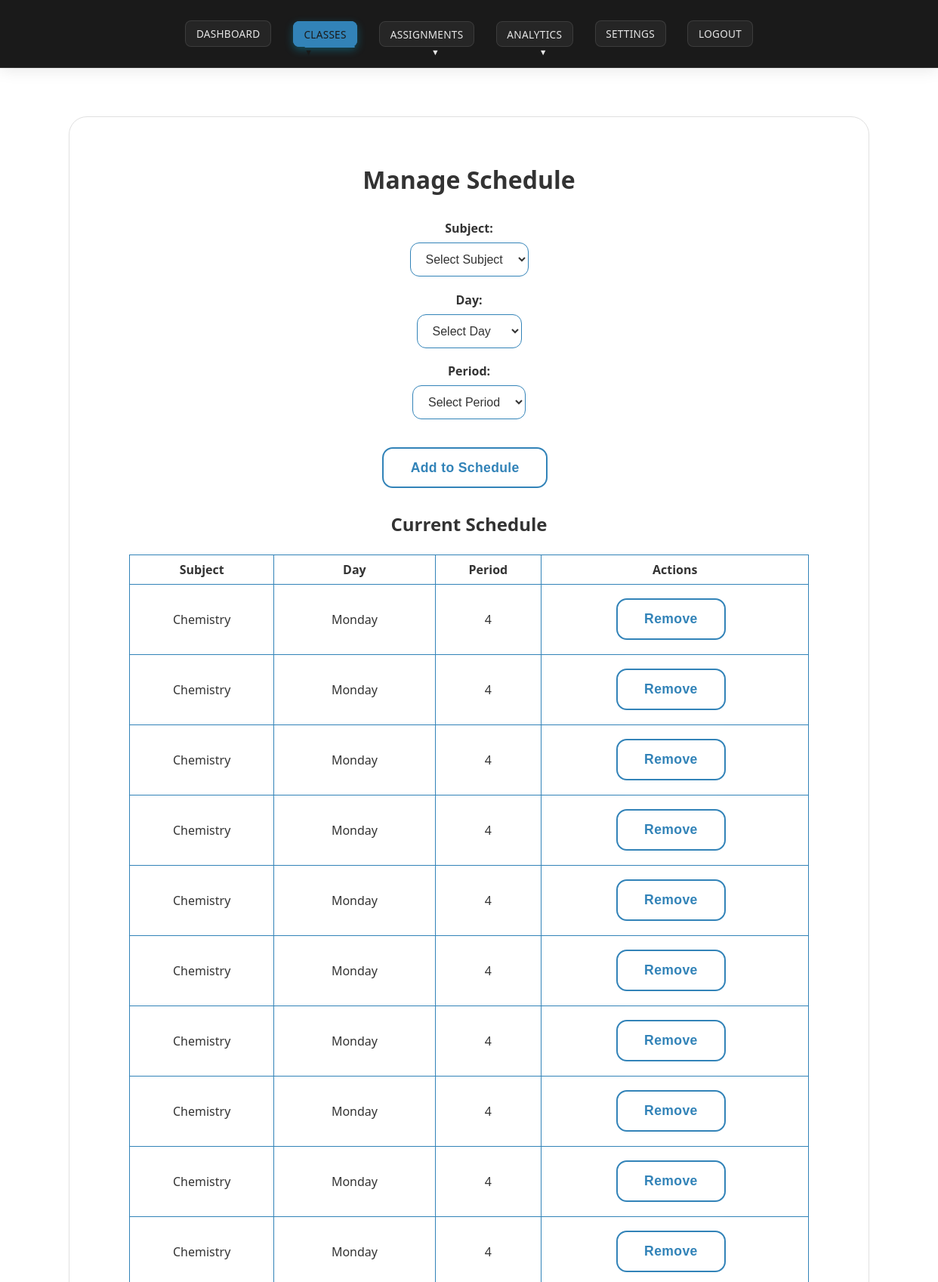
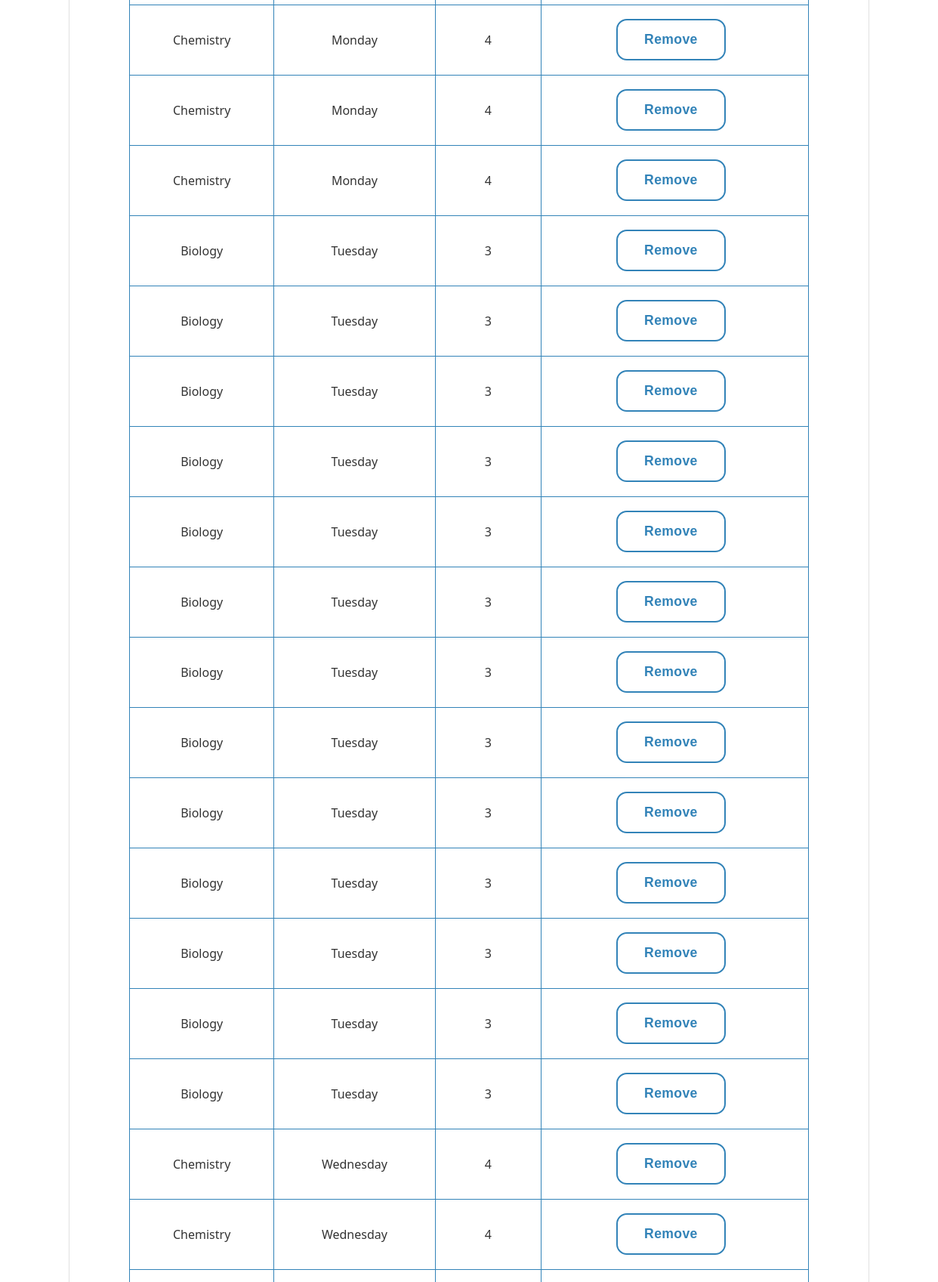
Page /manage_schedule (signed in, upper part) on the committed database (2 pictures, top to bottom).
### tables this page shows
CREATE TABLE schedule (
    id INTEGER PRIMARY KEY,
    user_id INTEGER,
    subject_id INTEGER,
    day TEXT,
    period INTEGER,
    FOREIGN KEY (user_id) REFERENCES users(id),
    FOREIGN KEY (subject_id) REFERENCES subjects(id)
);

CREATE TABLE subjects (
    id INTEGER PRIMARY KEY,
    name TEXT,
    teacher_id INTEGER REFERENCES users(id)
);

### app.py (the view, shortened to what this page needs)
@app.route('/manage_schedule', methods=['GET', 'POST'])
def manage_schedule():
    if not (is_admin() or is_teacher()):
        return redirect(url_for('login'))
    user_id = session['user_id']
    conn = get_db()
    cur = conn.cursor()
    cur.execute('''CREATE TABLE IF NOT EXISTS schedule (
        id INTEGER PRIMARY KEY,
        user_id INTEGER,
        subject_id INTEGER,
        day TEXT,
        period INTEGER,
        FOREIGN KEY (user_id) REFERENCES users(id),
        FOREIGN KEY (subject_id) REFERENCES subjects(id)
    )''')
    conn.commit()
    cur.execute('''SELECT id, name FROM subjects WHERE teacher_id = ?''', (user_id,))
    subjects = cur.fetchall()
    cur.execute('''SELECT schedule.*, subjects.name as subject_name
                   FROM schedule
                   JOIN subjects ON schedule.subject_id = subjects.id
                   WHERE subjects.teacher_id = ?
                   ORDER BY
                     CASE schedule.day
                       WHEN 'Monday' THEN 1
                       WHEN 'Tuesday' THEN 2
                       WHEN 'Wednesday' THEN 3
                       WHEN 'Thursday' THEN 4
                       WHEN 'Friday' THEN 5
                     END,
                     schedule.period''', (user_id,))
    schedule = cur.fetchall()
    return render_template('manage_schedule.html',
                         subjects=subjects,
                         schedule=schedule,
                         days=['Monday', 'Tuesday', 'Wednesday', 'Thursday', 'Friday'],
                         periods=range(1, 9))

### app.py (called while the page is built)
def is_admin():
    return session.get('role') == 'admin'

def is_teacher():
    return session.get('role') == 'teacher'

### templates/manage_schedule.html (shortened to what this page needs)
<!DOCTYPE html>
<html>
<head>
    <link rel="stylesheet" href="/static/styles.css">
</head>
<body>
    <div class="navbar">
        <div class="navbar-container">
            <div class="navbar-links">
                <a href="/teacher_dashboard" class="nav-link">Dashboard</a>
                <div class="dropdown">
                    <a href="#" class="nav-link dropdown-trigger active">Classes</a>
                </div>
                <div class="dropdown">
                    <a href="#" class="nav-link dropdown-trigger">Assignments</a>
                </div>
                <div class="dropdown">
                    <a href="#" class="nav-link dropdown-trigger">Analytics</a>
                </div>
                <a href="/teacher_settings" class="nav-link">Settings</a>
                <a href="/logout" class="nav-link">Logout</a>
            </div>
        </div>
    </div>
    <div class="center-wrapper">
        <div class="dashboard-container card-3d">
            <h1>Manage Schedule</h1>
            <form method="POST" class="form-stack">
                <div>
                    <label for="subject_id">Subject:</label>
                    <select name="subject_id" id="subject_id" required>
                        <option value="" disabled selected>Select Subject</option>
                    </select>
                </div>
                <div>
                    <label for="day">Day:</label>
                    <select name="day" id="day" required>
                        <option value="" disabled selected>Select Day</option>
                    </select>
                </div>
                <div>
                    <label for="period">Period:</label>
                    <select name="period" id="period" required>
                        <option value="" disabled selected>Select Period</option>
                    </select>
                </div>
                <button class="btn-3d" type="submit">Add to Schedule</button>
            </form>
            <div class="table-wrapper">
                <h2>Current Schedule</h2>
                <table>
                    <thead>
                        <tr>
                            <th>Subject</th>
                            <th>Day</th>
                            <th>Period</th>
                            <th>Actions</th>
                        </tr>
                    </thead>
                    <tbody>
                        {% for sched in schedule %}
                        <tr>
                            <td>{{ sched['subject_name'] }}</td>
                            <td>{{ sched['day'] }}</td>
                            <td>{{ sched['period'] }}</td>
                            <td class="table-actions">
                                <form method="POST" style="display: inline;">
                                    <button type="submit" class="btn-3d" onclick="return confirm('Are you sure you want to remove this schedule?')">Remove</button>
                                </form>
                            </td>
                        </tr>
                        {% endfor %}
                    </tbody>
                </table>
            </div>
        </div>
    </div>
</body>
</html>

### static/styles.css (style rules this page uses)
body { background: #ffffff; font-family: 'Segoe UI', 'Arial', sans-serif; color: hsl(0, 0%, 15%); margin: 0; padding: 0; min-height: 100vh; }
.navbar { background: hsl(0, 0%, 10%); box-shadow: 0 2px 20px rgba(0, 0, 0, 0.1); padding: 1.2em 0; position: sticky; top: 0; left: 0; right: 0; z-index: 1000; margin-bottom: 2em; border-bottom: 1px solid rgba(255, 255, 255, 0.1); width: 100%; }
.navbar-container { max-width: 1200px; margin: 0 auto; display: flex; justify-content: center; align-items: center; padding: 0.5em 1em; width: 100%; }
.navbar-links { display: flex; gap: 1.8em; align-items: center; justify-content: center; flex-wrap: wrap; max-width: 1200px; width: 100%; margin: 0 auto; }
.nav-link { color: hsl(0, 0%, 90%); text-decoration: none; font-weight: 500; padding: 0.5em 1em; border-radius: 8px; transition: all 0.3s ease; position: relative; background: rgba(255, 255, 255, 0.05); letter-spacing: 0.02em; text-transform: uppercase; font-size: 0.85em; border: 1px solid rgba(255, 255, 255, 0.1); }
.nav-link.active { background: hsl(204, 57%, 46%); color: hsl(0, 0%, 10%); box-shadow: 0 4px 12px rgba(0, 204, 255, 0.3); border: 1px solid hsl(204, 57%, 46%); transform: translateY(-1px); }
.nav-link.active::after { width: 80%; }
.nav-link::after { content: ''; position: absolute; bottom: -2px; left: 50%; width: 0; height: 2px; background: hsl(204, 57%, 46%); transition: all 0.3s ease; transform: translateX(-50%); }
.dropdown { position: relative; display: inline-block; }
.nav-link.dropdown-trigger::after { content: '▼'; font-size: 0.8em; margin-left: 6px; }
.dashboard-container { padding: 2.5em 2em; background: #ffffff; border-radius: 24px; max-width: 1200px; box-shadow: 0 8px 32px rgba(255, 255, 255, 0.3), 0 0 0 1px rgba(255, 255, 255, 0.1); width: 90%; margin: 2em auto; display: flex; flex-direction: column; align-items: center; border: 1px solid #e0e0e0; }
.center-wrapper { display: flex; align-items: center; justify-content: center; min-height: 100vh; }
.card-3d { background: #ffffff; border-radius: 24px; box-shadow: 0 6px 24px rgba(255, 255, 255, 0.3), 0 0 0 1px rgba(255, 255, 255, 0.1); width: 80%; border: 1px solid #e0e0e0; }
h1, h2, h3 { color: #333333; text-align: center; margin-bottom: 1em; text-decoration: none; }
.form-stack { display: flex; flex-direction: column; gap: 1.2em; width: 100%; align-items: center; }
input, select { padding: 0.75em 1em; border-radius: 12px; border: 1.5px solid hsl(204, 57%, 46%); font-size: 1em; background: #ffffff; color: #333333; transition: border 0.2s; outline: none; margin-bottom: 0.5em; width: 100%; max-width: 350px; text-decoration: none; }
.btn-3d { background: #ffffff; color: hsl(204, 57%, 46%); border: 2px solid hsl(204, 57%, 46%); border-radius: 14px; padding: 0.85em 2em; font-size: 1.1em; font-weight: 600; box-shadow: 0 6px 20px rgba(255, 255, 255, 0.3); transition: transform 0.12s, box-shadow 0.12s; cursor: pointer; letter-spacing: 0.02em; margin: 0.6em 0.6em 0.6em 0; display: inline-block; text-align: center; text-decoration: none; }
.table-wrapper { width: 100%; max-width: 900px; overflow-x: auto; margin: 0 auto; }
table { width: 100%; max-width: 900px; border-collapse: collapse; margin: 1em auto 2em; }
th, td { padding: 8px; border: 1px solid hsl(204, 57%, 46%); text-align: center; text-decoration: none; color: #333333; }
.form-stack label { text-align: center; width: 100%; display: block; margin-bottom: 0.5em; color: #333333; font-weight: 600; }
.form-stack input, .form-stack select { margin: 0 auto; display: block; width: 100%; max-width: 350px; }
.form-stack button { align-self: center; margin-top: 1em; }
.dashboard-container { max-width: 1200px; margin: 2em auto; padding: 2.5em 2em; }

### rows in the picture
schedule: subject_name "Chemistry", day "Monday", period "4"
schedule: subject_name "Chemistry", day "Monday", period "4"
schedule: subject_name "Chemistry", day "Monday", period "4"
schedule: subject_name "Chemistry", day "Monday", period "4"
schedule: subject_name "Chemistry", day "Monday", period "4"
schedule: subject_name "Chemistry", day "Monday", period "4"
schedule: subject_name "Chemistry", day "Monday", period "4"
schedule: subject_name "Chemistry", day "Monday", period "4"
schedule: subject_name "Chemistry", day "Monday", period "4"
schedule: subject_name "Chemistry", day "Monday", period "4"
schedule: subject_name "Chemistry", day "Monday", period "4"
schedule: subject_name "Chemistry", day "Monday", period "4"
schedule: subject_name "Chemistry", day "Monday", period "4"
schedule: subject_name "Biology", day "Tuesday", period "3"
schedule: subject_name "Biology", day "Tuesday", period "3"
schedule: subject_name "Biology", day "Tuesday", period "3"
schedule: subject_name "Biology", day "Tuesday", period "3"
schedule: subject_name "Biology", day "Tuesday", period "3"
schedule: subject_name "Biology", day "Tuesday", period "3"
schedule: subject_name "Biology", day "Tuesday", period "3"
schedule: subject_name "Biology", day "Tuesday", period "3"
schedule: subject_name "Biology", day "Tuesday", period "3"
schedule: subject_name "Biology", day "Tuesday", period "3"
schedule: subject_name "Biology", day "Tuesday", period "3"
schedule: subject_name "Biology", day "Tuesday", period "3"
schedule: subject_name "Biology", day "Tuesday", period "3"
schedule: subject_name "Chemistry", day "Wednesday", period "4"
schedule: subject_name "Chemistry", day "Wednesday", period "4"
